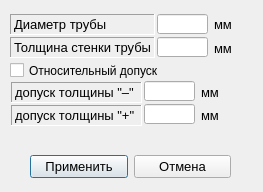
<?xml version="1.0" encoding="UTF-8"?>
<ui version="4.0">
 <class>dial_control_par</class>
 <widget class="QDialog" name="dial_control_par">
  <property name="geometry">
   <rect>
    <x>0</x>
    <y>0</y>
    <width>263</width>
    <height>192</height>
   </rect>
  </property>
  <property name="sizePolicy">
   <sizepolicy hsizetype="Preferred" vsizetype="Minimum">
    <horstretch>0</horstretch>
    <verstretch>0</verstretch>
   </sizepolicy>
  </property>
  <property name="font">
   <font>
    <family>Arial</family>
    <pointsize>10</pointsize>
   </font>
  </property>
  <property name="windowTitle">
   <string>Характеристики объекта и контроля</string>
  </property>
  <widget class="QLabel" name="label_thick_units">
   <property name="geometry">
    <rect>
     <x>214</x>
     <y>40</y>
     <width>21</width>
     <height>16</height>
    </rect>
   </property>
   <property name="text">
    <string>мм</string>
   </property>
  </widget>
  <widget class="QLabel" name="label_diam">
   <property name="geometry">
    <rect>
     <x>10</x>
     <y>14</y>
     <width>145</width>
     <height>21</height>
    </rect>
   </property>
   <property name="frameShape">
    <enum>QFrame::Panel</enum>
   </property>
   <property name="frameShadow">
    <enum>QFrame::Sunken</enum>
   </property>
   <property name="text">
    <string>Диаметр трубы</string>
   </property>
  </widget>
  <widget class="QLabel" name="label_diam_units">
   <property name="geometry">
    <rect>
     <x>214</x>
     <y>16</y>
     <width>21</width>
     <height>16</height>
    </rect>
   </property>
   <property name="text">
    <string>мм</string>
   </property>
  </widget>
  <widget class="ParamLineEdit" name="ed_thick">
   <property name="geometry">
    <rect>
     <x>157</x>
     <y>37</y>
     <width>51</width>
     <height>20</height>
    </rect>
   </property>
   <property name="sizePolicy">
    <sizepolicy hsizetype="Expanding" vsizetype="Preferred">
     <horstretch>0</horstretch>
     <verstretch>0</verstretch>
    </sizepolicy>
   </property>
   <property name="alignment">
    <set>Qt::AlignCenter</set>
   </property>
  </widget>
  <widget class="QLabel" name="label_thick">
   <property name="geometry">
    <rect>
     <x>10</x>
     <y>37</y>
     <width>145</width>
     <height>21</height>
    </rect>
   </property>
   <property name="frameShape">
    <enum>QFrame::Panel</enum>
   </property>
   <property name="frameShadow">
    <enum>QFrame::Sunken</enum>
   </property>
   <property name="text">
    <string>Толщина стенки трубы</string>
   </property>
  </widget>
  <widget class="ParamLineEdit" name="ed_diam">
   <property name="geometry">
    <rect>
     <x>157</x>
     <y>14</y>
     <width>51</width>
     <height>20</height>
    </rect>
   </property>
   <property name="sizePolicy">
    <sizepolicy hsizetype="Expanding" vsizetype="Preferred">
     <horstretch>0</horstretch>
     <verstretch>0</verstretch>
    </sizepolicy>
   </property>
   <property name="alignment">
    <set>Qt::AlignCenter</set>
   </property>
  </widget>
  <widget class="QLabel" name="label_thick_lim_neg">
   <property name="geometry">
    <rect>
     <x>11</x>
     <y>82</y>
     <width>131</width>
     <height>21</height>
    </rect>
   </property>
   <property name="frameShape">
    <enum>QFrame::Panel</enum>
   </property>
   <property name="frameShadow">
    <enum>QFrame::Sunken</enum>
   </property>
   <property name="text">
    <string>допуск толщины &quot;–&quot;</string>
   </property>
  </widget>
  <widget class="ParamLineEdit" name="ed_thick_lim_neg">
   <property name="geometry">
    <rect>
     <x>144</x>
     <y>81</y>
     <width>51</width>
     <height>20</height>
    </rect>
   </property>
   <property name="sizePolicy">
    <sizepolicy hsizetype="Expanding" vsizetype="Preferred">
     <horstretch>0</horstretch>
     <verstretch>0</verstretch>
    </sizepolicy>
   </property>
   <property name="alignment">
    <set>Qt::AlignCenter</set>
   </property>
  </widget>
  <widget class="QLabel" name="label_thick_lim_neg_units">
   <property name="geometry">
    <rect>
     <x>201</x>
     <y>84</y>
     <width>21</width>
     <height>16</height>
    </rect>
   </property>
   <property name="text">
    <string>мм</string>
   </property>
  </widget>
  <widget class="QLabel" name="label_thick_lim_pos">
   <property name="geometry">
    <rect>
     <x>11</x>
     <y>105</y>
     <width>131</width>
     <height>21</height>
    </rect>
   </property>
   <property name="frameShape">
    <enum>QFrame::Panel</enum>
   </property>
   <property name="frameShadow">
    <enum>QFrame::Sunken</enum>
   </property>
   <property name="text">
    <string>допуск толщины &quot;+&quot;</string>
   </property>
  </widget>
  <widget class="QLabel" name="label_thick_lim_pos_units">
   <property name="geometry">
    <rect>
     <x>201</x>
     <y>107</y>
     <width>21</width>
     <height>16</height>
    </rect>
   </property>
   <property name="text">
    <string>мм</string>
   </property>
  </widget>
  <widget class="ParamLineEdit" name="ed_thick_lim_pos">
   <property name="geometry">
    <rect>
     <x>144</x>
     <y>104</y>
     <width>51</width>
     <height>20</height>
    </rect>
   </property>
   <property name="sizePolicy">
    <sizepolicy hsizetype="Expanding" vsizetype="Preferred">
     <horstretch>0</horstretch>
     <verstretch>0</verstretch>
    </sizepolicy>
   </property>
   <property name="alignment">
    <set>Qt::AlignCenter</set>
   </property>
  </widget>
  <widget class="QWidget" name="layoutWidget">
   <property name="geometry">
    <rect>
     <x>30</x>
     <y>150</y>
     <width>201</width>
     <height>33</height>
    </rect>
   </property>
   <layout class="QHBoxLayout">
    <property name="spacing">
     <number>6</number>
    </property>
    <property name="leftMargin">
     <number>0</number>
    </property>
    <property name="topMargin">
     <number>0</number>
    </property>
    <property name="rightMargin">
     <number>0</number>
    </property>
    <property name="bottomMargin">
     <number>0</number>
    </property>
    <item>
     <widget class="QPushButton" name="okButton">
      <property name="minimumSize">
       <size>
        <width>85</width>
        <height>0</height>
       </size>
      </property>
      <property name="font">
       <font>
        <family>Arial</family>
        <pointsize>10</pointsize>
       </font>
      </property>
      <property name="text">
       <string>Применить</string>
      </property>
     </widget>
    </item>
    <item>
     <widget class="QPushButton" name="cancelButton">
      <property name="font">
       <font>
        <family>Arial</family>
        <pointsize>10</pointsize>
       </font>
      </property>
      <property name="text">
       <string>Отмена</string>
      </property>
     </widget>
    </item>
   </layout>
  </widget>
  <widget class="QCheckBox" name="checkBox_relative_thick">
   <property name="geometry">
    <rect>
     <x>10</x>
     <y>60</y>
     <width>191</width>
     <height>21</height>
    </rect>
   </property>
   <property name="font">
    <font>
     <pointsize>9</pointsize>
    </font>
   </property>
   <property name="text">
    <string>Относительный допуск</string>
   </property>
  </widget>
 </widget>
 <layoutdefault spacing="6" margin="11"/>
 <customwidgets>
  <customwidget>
   <class>ParamLineEdit</class>
   <extends>QLineEdit</extends>
   <header>paramlineedit.h</header>
  </customwidget>
 </customwidgets>
 <tabstops>
  <tabstop>ed_diam</tabstop>
  <tabstop>ed_thick</tabstop>
  <tabstop>ed_thick_lim_neg</tabstop>
  <tabstop>ed_thick_lim_pos</tabstop>
  <tabstop>okButton</tabstop>
  <tabstop>cancelButton</tabstop>
 </tabstops>
 <resources/>
 <connections>
  <connection>
   <sender>okButton</sender>
   <signal>clicked()</signal>
   <receiver>dial_control_par</receiver>
   <slot>accept()</slot>
   <hints>
    <hint type="sourcelabel">
     <x>109</x>
     <y>224</y>
    </hint>
    <hint type="destinationlabel">
     <x>108</x>
     <y>248</y>
    </hint>
   </hints>
  </connection>
  <connection>
   <sender>cancelButton</sender>
   <signal>clicked()</signal>
   <receiver>dial_control_par</receiver>
   <slot>reject()</slot>
   <hints>
    <hint type="sourcelabel">
     <x>199</x>
     <y>222</y>
    </hint>
    <hint type="destinationlabel">
     <x>200</x>
     <y>249</y>
    </hint>
   </hints>
  </connection>
 </connections>
</ui>
